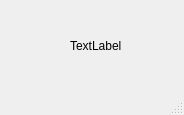
<?xml version="1.0" encoding="UTF-8"?>
<ui version="4.0">
 <class>QObject_Timer</class>
 <widget class="QMainWindow" name="QObject_Timer">
  <property name="geometry">
   <rect>
    <x>0</x>
    <y>0</y>
    <width>184</width>
    <height>115</height>
   </rect>
  </property>
  <property name="windowTitle">
   <string>QObject_Timer</string>
  </property>
  <widget class="QWidget" name="centralwidget">
   <widget class="QLabel" name="label">
    <property name="geometry">
     <rect>
      <x>70</x>
      <y>30</y>
      <width>71</width>
      <height>31</height>
     </rect>
    </property>
    <property name="text">
     <string>TextLabel</string>
    </property>
   </widget>
  </widget>
  <widget class="QMenuBar" name="menubar">
   <property name="geometry">
    <rect>
     <x>0</x>
     <y>0</y>
     <width>184</width>
     <height>21</height>
    </rect>
   </property>
  </widget>
  <widget class="QStatusBar" name="statusbar"/>
 </widget>
 <resources/>
 <connections/>
</ui>
